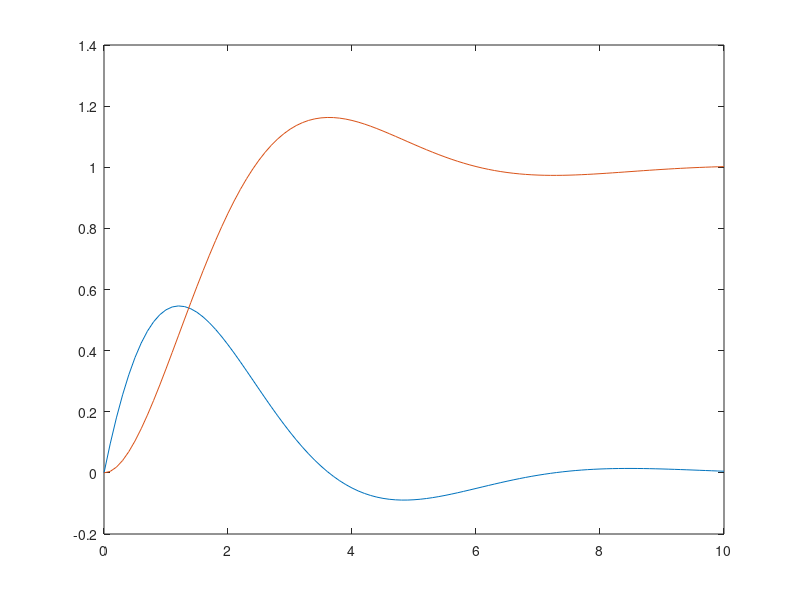

Here is the MATLAB script that generated this plot:
clear
clc

%% Params
p.C1 = 1;
p.L1 = 1;
p.R1 = 1;

%% state-space equations
dq = @(V_in, q1, lambda1) (V_in / p.R1)- (q1 / (p.R1 * p.C1))-( lambda1 /p.L1);
dlamdba = @(q1) q1 / p.C1;

%% ODE x = [q1; lambda1] u = V_in
sys_ode = @(x,u) [dq(u, x(1), x(2)); dlamdba(x(1))];

%% Solve ODE
t_sim = 0:0.1:10;
x0 = [0;0];
V_in = 1;

%% Create wrapper function
ode_wrap = @(t,x) sys_ode(x, V_in);

[res.t, res.x] = ode45(ode_wrap,t_sim, x0);

plot(res.t, res.x)